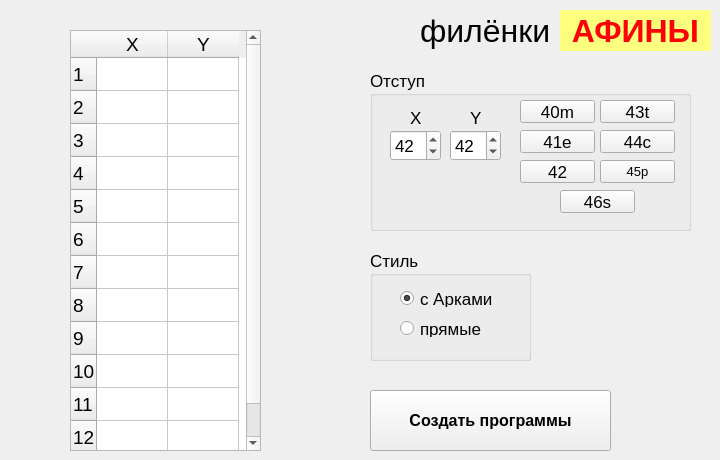
      <widget class="QWidget" name="tab_afin">
       <attribute name="icon">
        <iconset>
         <normaloff>ico/Icondesigner.net-Hyperion-Sidebar-Library.ico</normaloff>ico/Icondesigner.net-Hyperion-Sidebar-Library.ico</iconset>
       </attribute>
       <attribute name="title">
        <string>Афины (ф)</string>
       </attribute>
       <widget class="QLabel" name="label_3">
        <property name="geometry">
         <rect>
          <x>560</x>
          <y>10</y>
          <width>151</width>
          <height>41</height>
         </rect>
        </property>
        <property name="font">
         <font>
          <pointsize>24</pointsize>
          <weight>75</weight>
          <bold>true</bold>
          <stylestrategy>PreferDefault</stylestrategy>
         </font>
        </property>
        <property name="styleSheet">
         <string notr="true">background-color:rgb(255, 255, 127); 
color: rgb(255, 0, 4);</string>
        </property>
        <property name="text">
         <string>АФИНЫ</string>
        </property>
        <property name="alignment">
         <set>Qt::AlignCenter</set>
        </property>
       </widget>
       <widget class="QLabel" name="label_4">
        <property name="geometry">
         <rect>
          <x>420</x>
          <y>10</y>
          <width>141</width>
          <height>41</height>
         </rect>
        </property>
        <property name="font">
         <font>
          <pointsize>24</pointsize>
         </font>
        </property>
        <property name="text">
         <string>филёнки</string>
        </property>
       </widget>
       <widget class="QGroupBox" name="groupBox_ots_afin">
        <property name="geometry">
         <rect>
          <x>370</x>
          <y>70</y>
          <width>321</width>
          <height>161</height>
         </rect>
        </property>
        <property name="font">
         <font>
          <pointsize>13</pointsize>
         </font>
        </property>
        <property name="title">
         <string>Отступ</string>
        </property>
        <widget class="QSpinBox" name="spinBox_ots_afin_X">
         <property name="geometry">
          <rect>
           <x>20</x>
           <y>60</y>
           <width>51</width>
           <height>31</height>
          </rect>
         </property>
         <property name="minimum">
          <number>25</number>
         </property>
         <property name="maximum">
          <number>50</number>
         </property>
         <property name="value">
          <number>42</number>
         </property>
        </widget>
        <widget class="QSpinBox" name="spinBox_ots_afin_Y">
         <property name="geometry">
          <rect>
           <x>80</x>
           <y>60</y>
           <width>51</width>
           <height>31</height>
          </rect>
         </property>
         <property name="minimum">
          <number>25</number>
         </property>
         <property name="maximum">
          <number>50</number>
         </property>
         <property name="value">
          <number>42</number>
         </property>
        </widget>
        <widget class="QLabel" name="label_ots_afin_X">
         <property name="geometry">
          <rect>
           <x>40</x>
           <y>40</y>
           <width>21</width>
           <height>16</height>
          </rect>
         </property>
         <property name="text">
          <string>X</string>
         </property>
        </widget>
        <widget class="QLabel" name="label_ots_afin_Y">
         <property name="geometry">
          <rect>
           <x>100</x>
           <y>40</y>
           <width>21</width>
           <height>16</height>
          </rect>
         </property>
         <property name="text">
          <string>Y</string>
         </property>
        </widget>
        <widget class="QPushButton" name="btn_ots_afin_40">
         <property name="geometry">
          <rect>
           <x>150</x>
           <y>30</y>
           <width>75</width>
           <height>23</height>
          </rect>
         </property>
         <property name="text">
          <string>40m</string>
         </property>
        </widget>
        <widget class="QPushButton" name="btn_ots_afin_41">
         <property name="geometry">
          <rect>
           <x>150</x>
           <y>60</y>
           <width>75</width>
           <height>23</height>
          </rect>
         </property>
         <property name="text">
          <string>41e</string>
         </property>
        </widget>
        <widget class="QPushButton" name="btn_ots_afin_42">
         <property name="geometry">
          <rect>
           <x>150</x>
           <y>90</y>
           <width>75</width>
           <height>23</height>
          </rect>
         </property>
         <property name="text">
          <string>42</string>
         </property>
        </widget>
        <widget class="QPushButton" name="btn_ots_afin_43">
         <property name="geometry">
          <rect>
           <x>230</x>
           <y>30</y>
           <width>75</width>
           <height>23</height>
          </rect>
         </property>
         <property name="text">
          <string>43t</string>
         </property>
        </widget>
        <widget class="QPushButton" name="btn_ots_afin_44">
         <property name="geometry">
          <rect>
           <x>230</x>
           <y>60</y>
           <width>75</width>
           <height>23</height>
          </rect>
         </property>
         <property name="text">
          <string>44c</string>
         </property>
        </widget>
        <widget class="QPushButton" name="btn_ots_afin_45">
         <property name="geometry">
          <rect>
           <x>230</x>
           <y>90</y>
           <width>75</width>
           <height>23</height>
          </rect>
         </property>
         <property name="font">
          <font>
           <pointsize>10</pointsize>
          </font>
         </property>
         <property name="text">
          <string>45p</string>
         </property>
        </widget>
        <widget class="QPushButton" name="btn_ots_afin_46">
         <property name="geometry">
          <rect>
           <x>190</x>
           <y>120</y>
           <width>75</width>
           <height>23</height>
          </rect>
         </property>
         <property name="text">
          <string>46s</string>
         </property>
        </widget>
       </widget>
       <widget class="QPushButton" name="btn_create_afin">
        <property name="geometry">
         <rect>
          <x>370</x>
          <y>390</y>
          <width>241</width>
          <height>61</height>
         </rect>
        </property>
        <property name="font">
         <font>
          <pointsize>12</pointsize>
          <weight>75</weight>
          <bold>true</bold>
         </font>
        </property>
        <property name="toolTip">
         <string extracomment="При нажатии на эту кнопку программа создаст программы, используя шаблон и положит их в папку с нужным отступом"/>
        </property>
        <property name="text">
         <string>Создать программы</string>
        </property>
        <property name="icon">
         <iconset>
          <normaloff>ico/Icondesigner.net-Hyperion-Sidebar-Library.ico</normaloff>ico/Icondesigner.net-Hyperion-Sidebar-Library.ico</iconset>
        </property>
        <property name="iconSize">
         <size>
          <width>32</width>
          <height>32</height>
         </size>
        </property>
        <property name="autoDefault">
         <bool>false</bool>
        </property>
        <property name="default">
         <bool>false</bool>
        </property>
        <property name="flat">
         <bool>false</bool>
        </property>
       </widget>
       <widget class="QGroupBox" name="groupBox_6">
        <property name="geometry">
         <rect>
          <x>370</x>
          <y>250</y>
          <width>161</width>
          <height>111</height>
         </rect>
        </property>
        <property name="font">
         <font>
          <pointsize>13</pointsize>
         </font>
        </property>
        <property name="title">
         <string>Стиль</string>
        </property>
        <widget class="QRadioButton" name="rBtn_afin_arc">
         <property name="geometry">
          <rect>
           <x>30</x>
           <y>40</y>
           <width>101</width>
           <height>17</height>
          </rect>
         </property>
         <property name="text">
          <string>с Арками</string>
         </property>
         <property name="checked">
          <bool>true</bool>
         </property>
        </widget>
        <widget class="QRadioButton" name="rBtn_afin_pr">
         <property name="geometry">
          <rect>
           <x>30</x>
           <y>70</y>
           <width>91</width>
           <height>17</height>
          </rect>
         </property>
         <property name="text">
          <string>прямые</string>
         </property>
        </widget>
       </widget>
       <widget class="QLabel" name="label_pix_afin">
        <property name="geometry">
         <rect>
          <x>550</x>
          <y>260</y>
          <width>140</width>
          <height>100</height>
         </rect>
        </property>
        <property name="text">
         <string/>
        </property>
        <property name="pixmap">
         <pixmap>pix/afin_arc.png</pixmap>
        </property>
       </widget>
       <widget class="QTableWidget" name="tableWidget_afin">
        <property name="geometry">
         <rect>
          <x>70</x>
          <y>30</y>
          <width>191</width>
          <height>421</height>
         </rect>
        </property>
        <property name="font">
         <font>
          <pointsize>14</pointsize>
         </font>
        </property>
        <property name="verticalScrollBarPolicy">
         <enum>Qt::ScrollBarAlwaysOn</enum>
        </property>
        <property name="rowCount">
         <number>12</number>
        </property>
        <property name="columnCount">
         <number>2</number>
        </property>
        <attribute name="horizontalHeaderDefaultSectionSize">
         <number>71</number>
        </attribute>
        <attribute name="horizontalHeaderMinimumSectionSize">
         <number>30</number>
        </attribute>
        <attribute name="verticalHeaderMinimumSectionSize">
         <number>33</number>
        </attribute>
        <row/>
        <row/>
        <row/>
        <row/>
        <row/>
        <row/>
        <row/>
        <row/>
        <row/>
        <row/>
        <row/>
        <row/>
        <column>
         <property name="text">
          <string>X</string>
         </property>
        </column>
        <column>
         <property name="text">
          <string>Y</string>
         </property>
        </column>
       </widget>
      </widget>
